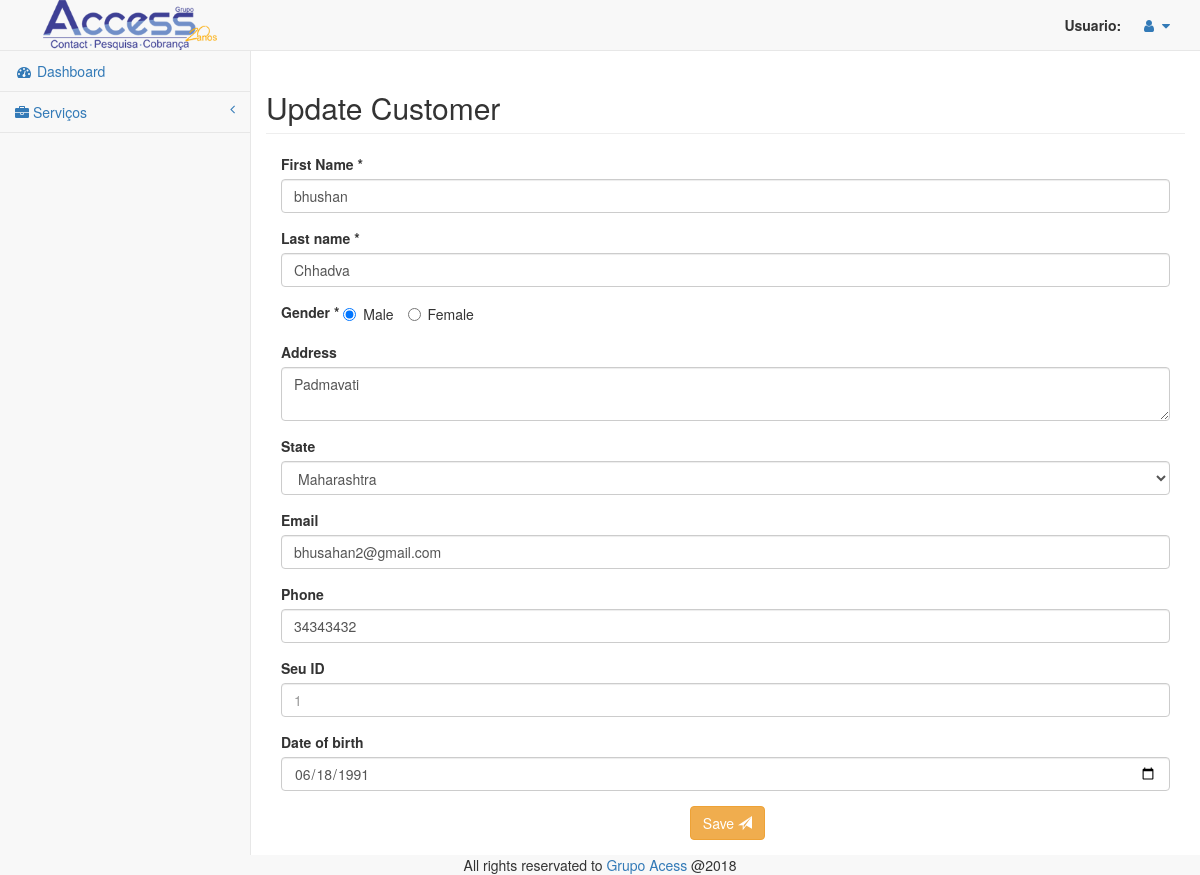
/edit_customer.php?customer_id=18&operation=edit (signed in), run on the app's committed database.
### tables this page shows
CREATE TABLE `customers` (
  `id` int(10) NOT NULL,
  `f_name` varchar(25) NOT NULL,
  `l_name` varchar(25) NOT NULL,
  `gender` varchar(6) NOT NULL,
  `address` varchar(100) DEFAULT NULL,
  `city` varchar(15) NOT NULL,
  `state` varchar(30) NOT NULL,
  `phone` varchar(15) NOT NULL,
  `email` varchar(50) NOT NULL,
  `date_of_birth` date NOT NULL,
  `created_at` timestamp NULL DEFAULT NULL,
  `updated_at` timestamp NULL DEFAULT NULL
);

### lib/MysqliDb.php (called while the page is built, shortened)
<?php
class MysqliDb
{
    public static $prefix = '';
    protected $_mysqli;
    protected $_query;
    protected $_queryOptions = array();
    protected $_orderBy = array();
    protected $_groupBy = array();
    protected $_bindParams = array('');
    protected $host;
    protected $username;
    protected $password;
    protected $db;
    protected $port;
    protected $charset;
    public $returnType = 'array';
    protected $_nestJoin = false;
    private $_tableName = '';
    protected $_mapKey = null;
    public function __construct($host = null, $username = null, $password = null, $db = null, $port = null, $charset = 'utf8')
    {
        $isSubQuery = false;
        if (is_object($host)) {
            $this->_mysqli = $host;
        } else {
            $this->host = $host;
        }
        $this->username = $username;
        $this->password = $password;
        $this->db = $db;
        $this->port = $port;
        $this->charset = $charset;
    }
    public function connect()
    {
        $this->_mysqli = new mysqli($this->host, $this->username, $this->password, $this->db, $this->port);
        if ($this->charset) {
            $this->_mysqli->set_charset($this->charset);
        }
    }
    public function mysqli()
    {
        return $this->_mysqli;
    }
    protected function reset()
    {
        $this->_orderBy = array();
        $this->_groupBy = array();
        $this->_bindParams = array('');
        $this->_query = null;
        $this->_queryOptions = array();
        $this->returnType = 'array';
        $this->_nestJoin = false;
        $this->_tableName = '';
        $this->_mapKey = null;
    }
    public function get($tableName, $numRows = null, $columns = '*')
    {
        $column = is_array($columns) ? implode(', ', $columns) : $columns;
        if (strpos($tableName, '.') === false) {
            $this->_tableName = self::$prefix . $tableName;
        } else {
            $this->_tableName = $tableName;
        }
        $this->_query = 'SELECT ' . implode(' ', $this->_queryOptions) . ' ' .
            $column . " FROM " . $this->_tableName;
        $stmt = $this->_buildQuery($numRows);
        $stmt->execute();
        $res = $this->_dynamicBindResults($stmt);
        return $res;
    }
    public function getOne($tableName, $columns = '*')
    {
        $res = $this->get($tableName, 1, $columns);
        if ($res instanceof MysqliDb) {
            return $res;
        } elseif (is_array($res) && isset($res[0])) {
            return $res[0];
        } elseif ($res) {
            return $res;
        }
        return null;
    }
    protected function _determineType($item)
    {
        switch (gettype($item)) {
            case 'boolean':
            case 'integer':
                return 'i';
                break;
        }
        return '';
    }
    protected function _bindParam($value)
    {
        $this->_bindParams[0] .= $this->_determineType($value);
        array_push($this->_bindParams, $value);
    }
    protected function _buildPair($operator, $value)
    {
        if (!is_object($value)) {
            return ' ' . $operator . ' ? ';
        }
        $subQuery = $value->getSubQuery();
        return " " . $operator . " (" . $subQuery['query'] . ") " . $subQuery['alias'];
    }
    protected function _buildQuery($numRows = null, $tableData = null)
    {
        $stmt = $this->_prepareQuery();
        if (count($this->_bindParams) > 1) {
            call_user_func_array(array($stmt, 'bind_param'), $this->refValues($this->_bindParams));
        }
        return $stmt;
    }
    protected function _dynamicBindResults(mysqli_stmt $stmt)
    {
        $parameters = array();
        $results = array();
        $mysqlLongType = 252;
        $shouldStoreResult = false;
        $meta = $stmt->result_metadata();
        $row = array();
        while ($field = $meta->fetch_field()) {
            if ($this->_nestJoin && $field->table != $this->_tableName) {
                $field->table = substr($field->table, strlen(self::$prefix));
                $row[$field->table][$field->name] = null;
                $parameters[] = & $row[$field->table][$field->name];
            } else {
                $row[$field->name] = null;
                $parameters[] = & $row[$field->name];
            }
        }
        call_user_func_array(array($stmt, 'bind_result'), $parameters);
        while ($stmt->fetch()) {
            if ($this->returnType == 'object') {
                $result = new stdClass ();
                foreach ($row as $key => $val) {
                    if (is_array($val)) {
                        $result->$key = new stdClass ();
                        foreach ($val as $k => $v) {
                            $result->$key->$k = $v;
                        }
                    } else {
                        $result->$key = $val;
                    }
                }
            } else {
                $result = array();
                foreach ($row as $key => $val) {
                    if (is_array($val)) {
                        foreach ($val as $k => $v) {
                            $result[$key][$k] = $v;
                        }
                    } else {
                        $result[$key] = $val;
                    }
                }
            }
            if ($this->_mapKey) {
                $results[$row[$this->_mapKey]] = count($row) > 2 ? $result : end($result);
            } else {
                array_push($results, $result);
            }
        }
        return $results;
    }
    protected function _buildCondition($operator, &$conditions)
    {
        if (empty($conditions)) {
            return;
        }
        $this->_query .= ' ' . $operator;
        foreach ($conditions as $cond) {
            list ($concat, $varName, $operator, $val) = $cond;
            $this->_query .= " " . $concat . " " . $varName;
            switch (strtolower($operator)) {
                default:
                    if (is_array($val)) {
                        $this->_bindParams($val);
                    } elseif ($val === null) {
                        $this->_query .= ' ' . $operator . " NULL";
                    } elseif ($val != 'DBNULL' || $val == '0') {
                        $this->_query .= $this->_buildPair($operator, $val);
                    }
            }
        }
    }
    protected function _buildGroupBy()
    {
        if (empty($this->_groupBy)) {
            return;
        }
        $this->_query .= " GROUP BY ";
        $this->_query = rtrim($this->_query, ', ') . " ";
    }
    protected function _buildOrderBy()
    {
        if (empty($this->_orderBy)) {
            return;
        }
        $this->_query .= " ORDER BY ";
        $this->_query = rtrim($this->_query, ', ') . " ";
    }
    protected function _buildLimit($numRows)
    {
        if (is_array($numRows)) {
            $this->_query .= ' LIMIT ' . (int) $numRows[0] . ', ' . (int) $numRows[1];
        } else {
            $this->_query .= ' LIMIT ' . (int) $numRows;
        }
    }
    protected function _prepareQuery()
    {
        if (!$stmt = $this->mysqli()->prepare($this->_query)) {
            $msg = $this->mysqli()->error . " query: " . $this->_query;
            $num = $this->mysqli()->errno;
            $this->reset();
            throw new Exception($msg, $num);
        }
        return $stmt;
    }
    protected function refValues(array &$arr)
    {
        if (strnatcmp(phpversion(), '5.3') >= 0) {
            $refs = array();
            foreach ($arr as $key => $value) {
                $refs[$key] = & $arr[$key];
            }
            return $refs;
        }
        return $arr;
    }
    protected function replacePlaceHolders($str, $vals)
    {
        $i = 1;
        $newStr = "";
        while ($pos = strpos($str, "?")) {
            $val = $vals[$i++];
            $newStr .= substr($str, 0, $pos) . "'" . $val . "'";
            $str = substr($str, $pos + 1);
        }
        $newStr .= $str;
        return $newStr;
    }
}

### config/config.php (called while the page is built, shortened)
<?php
require_once BASE_PATH.'/lib/MysqliDb.php';
function getDbInstance()
{
	return new MysqliDb(DB_HOST,DB_USER,DB_PASSWORD,DB_NAME);
}

### forms/customer_form.php (the view, shortened to what this page needs)
<fieldset>
    <div class="form-group">
        <label for="f_name">First Name *</label>
          <input type="text" name="f_name" value="<?php echo $edit ? $customer['f_name'] : ''; ?>" placeholder="First Name" class="form-control" required="required" id = "f_name" >
    </div>
    <div class="form-group">
        <label for="l_name">Last name *</label>
        <input type="text" name="l_name" value="<?php echo $edit ? $customer['l_name'] : ''; ?>" placeholder="Last Name" class="form-control" required="required" id="l_name">
    </div>
    <div class="form-group">
        <label>Gender * </label>
        <label class="radio-inline">
            <input type="radio" name="gender" value="male" <?php echo ($edit &&$customer['gender'] =='male') ? "checked": "" ; ?> required="required"/> Male
        </label>
        <label class="radio-inline">
            <input type="radio" name="gender" value="female" <?php echo ($edit && $customer['gender'] =='female')? "checked": "" ; ?> required="required" id="female"/> Female
        </label>
    </div>
    <div class="form-group">
        <label for="address">Address</label>
          <textarea name="address" placeholder="Address" class="form-control" id="address"><?php echo ($edit)? $customer['address'] : ''; ?></textarea>
    </div>
    <div class="form-group">
        <label>State </label>
           <?php $opt_arr = array("Maharashtra", "Kerala", "Madhya pradesh");
                            ?>
            <select name="state" class="form-control selectpicker" required>
                <?php
                foreach ($opt_arr as $opt) {
                    if ($edit && $opt == $customer['state']) {
                        $sel = "selected";
                    } else {
                        $sel = "";
                    }
                    echo '<option value="'.$opt.'"' . $sel . '>' . $opt . '</option>';
                }
                ?>
            </select>
    </div>
    <div class="form-group">
        <label for="email">Email</label>
            <input  type="email" name="email" value="<?php echo $edit ? $customer['email'] : ''; ?>" placeholder="E-Mail Address" class="form-control" id="email">
    </div>
    <div class="form-group">
        <label for="phone">Phone</label>
            <input name="phone" value="<?php echo $edit ? $customer['phone'] : ''; ?>" placeholder="987654321" class="form-control"  type="text" id="phone">
    </div>
	<div class="form-group">
        <label for="phone">Seu ID</label>
        <input name="phone" value="<?php echo $edit ? $customer['owner'] : ''; ?>" placeholder="1" class="form-control"  type="text" id="owner">
    </div>
    <div class="form-group">
        <label>Date of birth</label>
        <input name="date_of_birth" value="<?php echo $edit ? $customer['date_of_birth'] : ''; ?>"  placeholder="Birth date" class="form-control"  type="date">
    </div>
    <div class="form-group text-center">
        <button type="submit" class="btn btn-warning" >Save <span class="glyphicon glyphicon-send"></span></button>
    </div>
</fieldset>

### css/sb-admin-2.css (style rules this page uses)
body { background-color: #f8f8f8; }

### data on the page
customers: f_name "bhushan", l_name "Chhadva", gender "☑ Male", gender "☐ Female", address "Padmavati", email "bhusahan2@gmail.com", phone "34343432", date_of_birth "06/18/1991"

### other printed values
form field state "Maharashtra"
